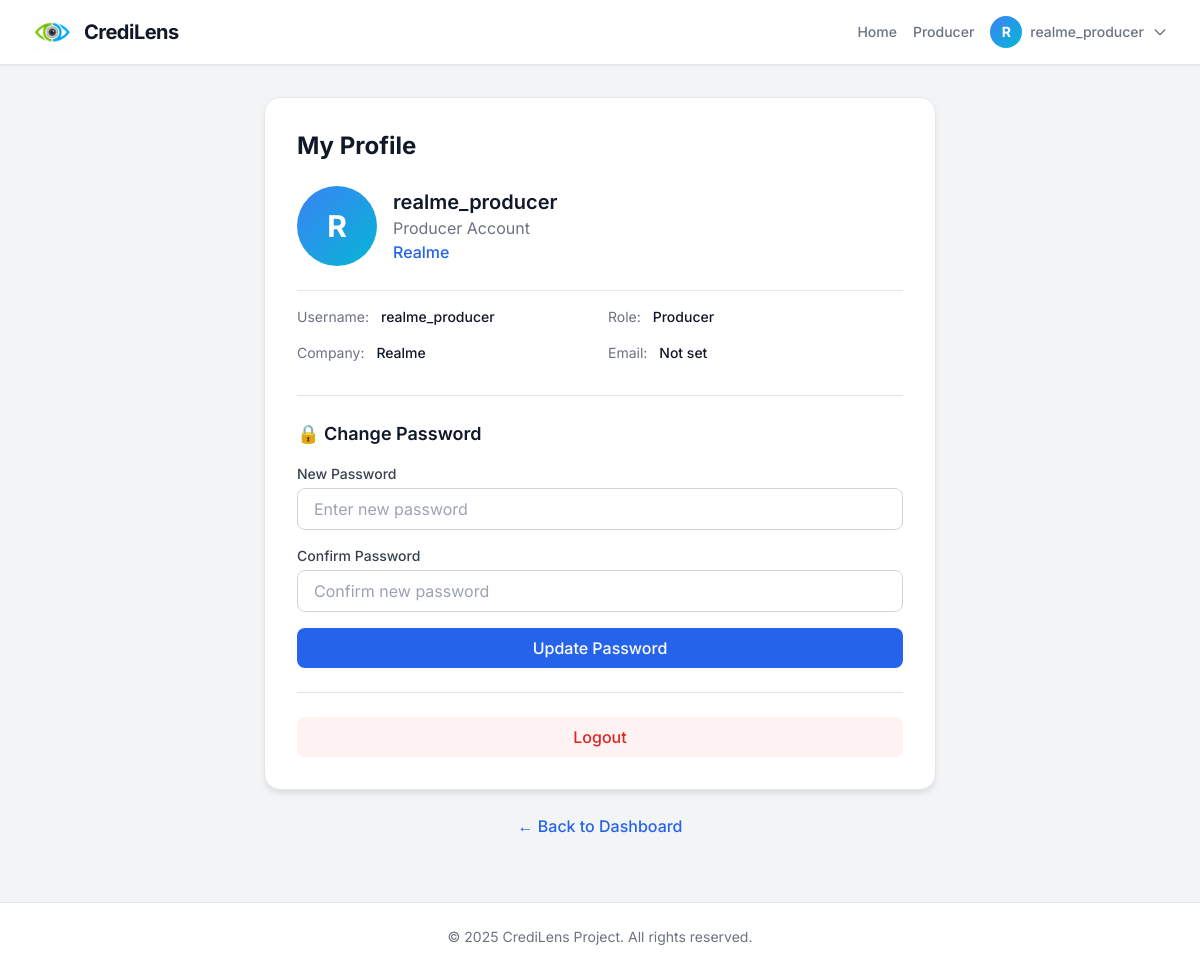
The page /profile (signed in) on the database its author committed.
### app.py (models this page shows, shortened)
class User(db.Model, UserMixin):
    id = db.Column(db.Integer, primary_key=True)
    username = db.Column(db.String(80), unique=True, nullable=False)
    password = db.Column(db.String(256), nullable=False)
    email = db.Column(db.String(120), nullable=True)  # For notifications
    role = db.Column(db.String(20), nullable=False)  # 'consumer' or 'producer'
    company_name = db.Column(db.String(128), nullable=True)  # For producers: 'Apple', 'Samsung', etc.

### app.py (the view, shortened to what this page needs)
@app.route('/profile', methods=['GET', 'POST'])
@login_required
def profile():
    triggered_alerts = PriceAlert.query.filter_by(
        user_id=current_user.id,
        is_active=False
    ).filter(PriceAlert.triggered_at != None).count()
    return render_template('profile.html', triggered_alerts=triggered_alerts)

### app.py (called while the page is built)
@app.before_request
def check_session_timeout():
    if request.endpoint == 'static' or not current_user.is_authenticated:
        return
    if request.endpoint in ['login', 'logout', 'signup', 'home']:
        return
    if session.get('remember_me'):
        session['last_activity'] = datetime.now().isoformat()
        return
    last_activity = session.get('last_activity')
    if last_activity:
        last_activity_time = datetime.fromisoformat(last_activity)
        inactive_duration = datetime.now() - last_activity_time
        if inactive_duration > timedelta(minutes=SESSION_TIMEOUT_MINUTES):
            logout_user()
            session.clear()
            flash(f'Your session expired after {SESSION_TIMEOUT_MINUTES} minutes of inactivity. Please log in again.', 'error')
            return redirect(url_for('login'))
    session['last_activity'] = datetime.now().isoformat()

@login_manager.user_loader
def load_user(user_id):
    return User.query.get(int(user_id))

### templates/profile.html (shortened to what this page needs)
{% extends 'base.html' %}
{% block content %}
<div class="max-w-2xl mx-auto">
    <div class="glass-panel p-8">
        <h1 class="text-2xl font-bold text-gray-900 mb-6">My Profile</h1>
        <div class="mb-8">
            <div class="flex items-center space-x-4 mb-6">
                <div class="w-20 h-20 bg-gradient-to-br from-blue-500 to-cyan-500 rounded-full flex items-center justify-center">
                    <span class="text-3xl font-bold text-white">{{ current_user.username[0].upper() }}</span>
                </div>
                <div>
                    <h2 class="text-xl font-semibold text-gray-900">{{ current_user.username }}</h2>
                    <p class="text-gray-500 capitalize">{{ current_user.role }} Account</p>
                    {% if current_user.company_name %}
                        <p class="text-blue-600 font-medium">{{ current_user.company_name }}</p>
                    {% endif %}
                </div>
            </div>
            <div class="border-t border-gray-200 pt-4">
                <div class="grid grid-cols-2 gap-4 text-sm">
                    <div>
                        <span class="text-gray-500">Username:</span>
                        <span class="font-medium text-gray-900 ml-2">{{ current_user.username }}</span>
                    </div>
                    <div>
                        <span class="text-gray-500">Role:</span>
                        <span class="font-medium text-gray-900 ml-2 capitalize">{{ current_user.role }}</span>
                    </div>
                    {% if current_user.company_name %}
                    <div>
                        <span class="text-gray-500">Company:</span>
                        <span class="font-medium text-gray-900 ml-2">{{ current_user.company_name }}</span>
                    </div>
                    {% endif %}
                    <div>
                        <span class="text-gray-500">Email:</span>
                        <span class="font-medium text-gray-900 ml-2">{{ current_user.email or 'Not set' }}</span>
                    </div>
                </div>
            </div>
        </div>
        <div class="border-t border-gray-200 pt-6">
            <h3 class="text-lg font-semibold text-gray-900 mb-4">🔒 Change Password</h3>
            <form action="{{ url_for('profile') }}" method="POST" class="space-y-4">
                <div>
                    <label for="new_password" class="block text-sm font-medium text-gray-700 mb-1">New Password</label>
                    <input type="password" id="new_password" name="new_password"
                           class="w-full px-4 py-2 border border-gray-300 rounded-lg focus:ring-2 focus:ring-blue-500 focus:border-transparent"
                           placeholder="Enter new password" minlength="5">
                </div>
                <div>
                    <label for="confirm_password" class="block text-sm font-medium text-gray-700 mb-1">Confirm Password</label>
                    <input type="password" id="confirm_password" name="confirm_password"
                           class="w-full px-4 py-2 border border-gray-300 rounded-lg focus:ring-2 focus:ring-blue-500 focus:border-transparent"
                           placeholder="Confirm new password" minlength="5">
                </div>
                <button type="submit" class="w-full bg-blue-600 hover:bg-blue-700 text-white font-medium py-2 px-4 rounded-lg transition">
                    Update Password
                </button>
            </form>
        </div>
        <div class="border-t border-gray-200 pt-6 mt-6">
            <a href="{{ url_for('logout') }}" class="block w-full text-center bg-red-50 hover:bg-red-100 text-red-600 font-medium py-2 px-4 rounded-lg transition">
                Logout
            </a>
        </div>
    </div>
    <div class="mt-6 text-center">
        {% if current_user.role == 'producer' %}
            <a href="{{ url_for('producer_dashboard') }}" class="text-blue-600 hover:text-blue-800 font-medium">← Back to Dashboard</a>
        {% else %}
            <a href="{{ url_for('consumer_dashboard') }}" class="text-blue-600 hover:text-blue-800 font-medium">← Back to Dashboard</a>
        {% endif %}
    </div>
</div>
{% endblock %}

### templates/base.html (shortened to what this page needs)
<!DOCTYPE html>
<html lang="en">
<head>
    <script src="https://cdn.tailwindcss.com"></script>
</head>
<body class="flex flex-col min-h-screen text-gray-800">
    <nav class="bg-white border-b border-gray-200 shadow-sm sticky top-0 z-50">
        <div class="max-w-7xl mx-auto px-4 sm:px-6 lg:px-8">
            <div class="flex justify-between h-16">
                <div class="flex items-center cursor-pointer" onclick="window.location.href='/'">
                    <div class="mr-3">
                        <img src="{{ url_for('static', filename='last.jpg') }}" alt="CrediLens Logo" class="w-10 h-10 object-contain">
                    </div>
                    <span class="font-bold text-xl tracking-tight text-gray-900">CrediLens</span>
                </div>
                <div class="flex items-center space-x-4">
                    <a href="/" class="text-sm font-medium text-gray-500 hover:text-blue-600 transition">Home</a>
                    {% if current_user.is_authenticated %}
                        {% if current_user.role == 'producer' %}
                            <a href="/producer" class="text-sm font-medium text-gray-500 hover:text-blue-600 transition">Producer</a>
                        {% else %}
                            <a href="/consumer" class="text-sm font-medium text-gray-500 hover:text-blue-600 transition">Consumer</a>
                        {% endif %}
                        <div class="relative" x-data="{ open: false }">
                            <button onclick="toggleProfileMenu()" class="flex items-center space-x-2 text-sm font-medium text-gray-500 hover:text-blue-600 transition focus:outline-none">
                                <div class="w-8 h-8 bg-gradient-to-br from-blue-500 to-cyan-500 rounded-full flex items-center justify-center">
                                    <span class="text-sm font-bold text-white">{{ current_user.username[0].upper() }}</span>
                                </div>
                                <span class="hidden sm:inline">{{ current_user.username }}</span>
                                <svg class="w-4 h-4" fill="none" stroke="currentColor" viewBox="0 0 24 24">
                                    <path stroke-linecap="round" stroke-linejoin="round" stroke-width="2" d="M19 9l-7 7-7-7"></path>
                                </svg>
                            </button>
                        </div>
                    {% else %}
                        <a href="/login" class="text-sm font-medium text-gray-500 hover:text-blue-600 transition">Login</a>
                    {% endif %}
                </div>
            </div>
        </div>
    </nav>
    <main class="flex-grow container mx-auto px-4 py-8">
        {% block content %}{% endblock %}
    </main>
    <footer class="bg-white border-t border-gray-200 py-6 mt-8">
        <div class="text-center text-sm text-gray-500">
            &copy; 2025 CrediLens Project. All rights reserved.
        </div>
    </footer>
</body>
</html>

### templates/base.html (style rules this page uses)
body { font-family: 'Inter', sans-serif; background-color: #f3f4f6; }
.glass-panel { background: white; border: 1px solid #e5e7eb; box-shadow: 0 4px 6px -1px rgba(0, 0, 0, 0.1); border-radius: 1rem; }

### rows shown on the page
User: username "R", username "realme_producer", role "Producer", company_name "Realme", email "Not set"
